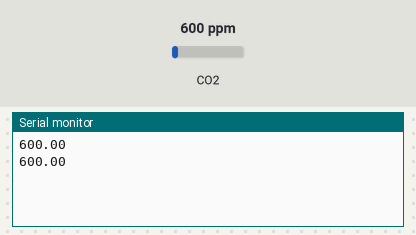
Simulated run of this sketch. Board: Arduino Uno, built with avr-gcc and run on an emulated ATmega328P. Shown: the last lines printed to the serial monitor. The test bench sets the inputs (shaded band); at power-on: CO2 600 ppm.

Above: at 1.8 s.
1.9 s: CO2 set to 452 ppm
At 2.8 s:
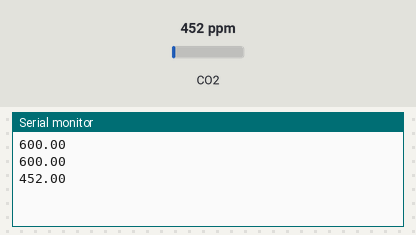
3.4 s: CO2 set to 1050 ppm
At 4.8 s:
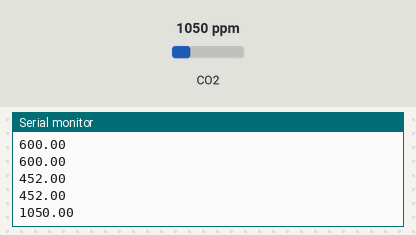
Timing chart, 0 to 6.4 s (numbered marks = the images above; inputs shaded):
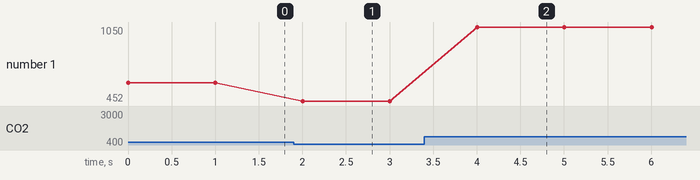

The sketch:

sketch_jan21b.ino
```cpp
#include "MQ135.h"
#include "Wire.h"
MQ135 gasSensor = MQ135(A0);
void setup() {
 Serial.begin(9600);  // put your setup code here, to run once:

}

void loop() {

  float res = gasSensor.getPPM();
  Serial.println(res);
  delay(1000);
  // put your main code here, to run repeatedly:

}
```

Measured:
- after the input at 1.9 s, the serial monitor: prints a new line after 0.10 s (image 1)
- after the input at 3.4 s, the serial monitor: prints a new line after 0.61 s (image 2)
- plotted number 1: 600 → 452 after the input at 1.9 s, 452 → 1050 after the input at 3.4 s
